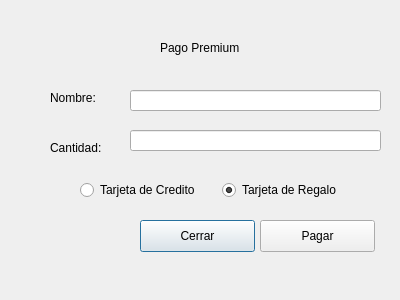
<?xml version="1.0" encoding="UTF-8"?>
<ui version="4.0">
 <class>PagoPrem</class>
 <widget class="QDialog" name="PagoPrem">
  <property name="geometry">
   <rect>
    <x>0</x>
    <y>0</y>
    <width>400</width>
    <height>300</height>
   </rect>
  </property>
  <property name="windowTitle">
   <string>Dialog</string>
  </property>
  <widget class="QLabel" name="label_2">
   <property name="geometry">
    <rect>
     <x>50</x>
     <y>90</y>
     <width>59</width>
     <height>16</height>
    </rect>
   </property>
   <property name="text">
    <string>Nombre:</string>
   </property>
  </widget>
  <widget class="QWidget" name="layoutWidget">
   <property name="geometry">
    <rect>
     <x>80</x>
     <y>180</y>
     <width>278</width>
     <height>20</height>
    </rect>
   </property>
   <layout class="QHBoxLayout" name="horizontalLayout">
    <item>
     <widget class="QRadioButton" name="radioButton">
      <property name="text">
       <string>Tarjeta de Credito</string>
      </property>
     </widget>
    </item>
    <item>
     <widget class="QRadioButton" name="radioButton_2">
      <property name="text">
       <string>Tarjeta de Regalo</string>
      </property>
      <property name="checked">
       <bool>true</bool>
      </property>
     </widget>
    </item>
   </layout>
  </widget>
  <widget class="QLineEdit" name="lineEdit_2">
   <property name="geometry">
    <rect>
     <x>130</x>
     <y>130</y>
     <width>251</width>
     <height>21</height>
    </rect>
   </property>
  </widget>
  <widget class="QPushButton" name="pushButton_6">
   <property name="geometry">
    <rect>
     <x>140</x>
     <y>220</y>
     <width>115</width>
     <height>32</height>
    </rect>
   </property>
   <property name="text">
    <string>Cerrar</string>
   </property>
  </widget>
  <widget class="QLineEdit" name="lineEdit">
   <property name="geometry">
    <rect>
     <x>130</x>
     <y>90</y>
     <width>251</width>
     <height>21</height>
    </rect>
   </property>
  </widget>
  <widget class="QLabel" name="label_3">
   <property name="geometry">
    <rect>
     <x>50</x>
     <y>140</y>
     <width>59</width>
     <height>16</height>
    </rect>
   </property>
   <property name="text">
    <string>Cantidad:</string>
   </property>
  </widget>
  <widget class="QLabel" name="label">
   <property name="geometry">
    <rect>
     <x>160</x>
     <y>40</y>
     <width>101</width>
     <height>16</height>
    </rect>
   </property>
   <property name="text">
    <string>Pago Premium</string>
   </property>
  </widget>
  <widget class="QPushButton" name="pushButton_5">
   <property name="geometry">
    <rect>
     <x>260</x>
     <y>220</y>
     <width>115</width>
     <height>32</height>
    </rect>
   </property>
   <property name="text">
    <string>Pagar</string>
   </property>
  </widget>
 </widget>
 <resources/>
 <connections/>
</ui>
